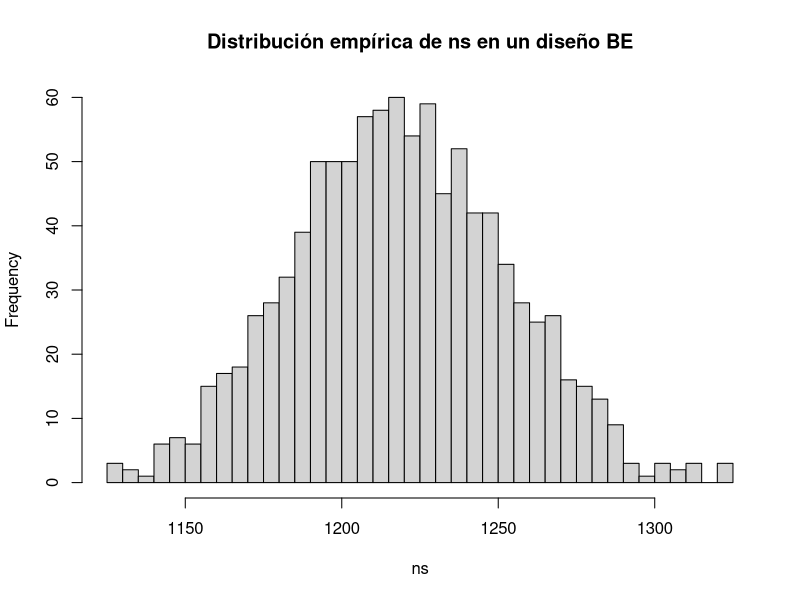

R code for this plot:
## ---- chunk 1
knitr::opts_chunk$set(echo = TRUE)
library(dplyr)
library(ggplot2)
library(haven)
library(purrr)
## ---- chunk 2
bu <- read_spss("bella_union.sav")
## ---- chunk 3
bu <- bu %>%
  mutate(epsilon = runif(n()))
## ---- chunk 4
pi <- 0.1

bu <- bu %>%
  mutate(s = if_else(epsilon < pi, 1, 0))
## ---- chunk 5
m <- bu %>%
  filter(s == 1)
## ---- chunk 6
bu %>%
  summarise(sample_size = sum(s))
## ---- chunk 7
R <- 1000

ns <- map_dbl(1:R, ~{
  epsilon <- runif(nrow(bu))
  sum(epsilon < pi)
})

hist(ns, main = "Distribución empírica de ns en un diseño BE", breaks = 40)
